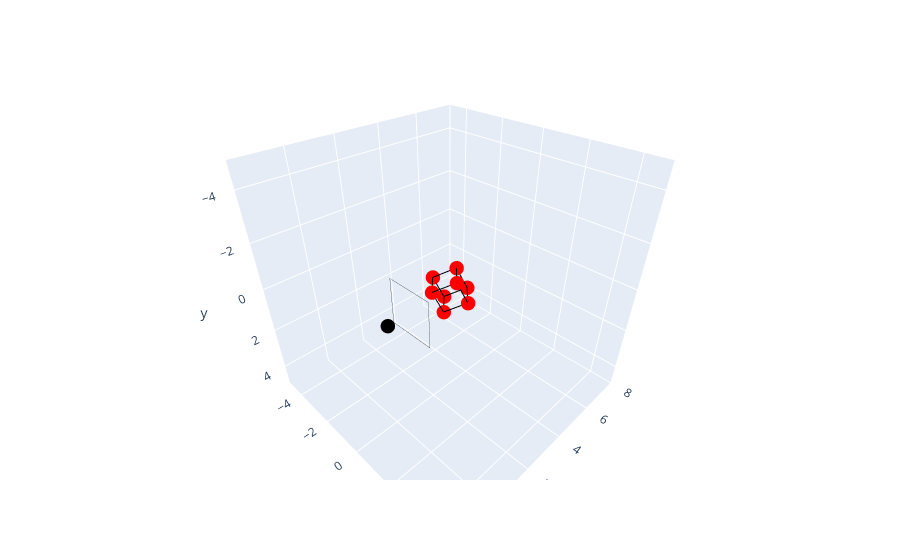

The notebook cell saved with this chart:
### Code cell
fig = go.Figure()
plot_cube(vertices=vertices, edges=edges, fig=fig)

draw_image_plane(fig)

# Plot camera center
fig.add_trace(go.Scatter3d(x=[0], y=[0], z=[0], mode='markers', marker=dict(size=5, color='black'), showlegend=False))
fig.update_layout(
    scene=dict(
        aspectmode='manual',
        aspectratio=dict(x=1, y=1, z=1), # equal scaling for all axes
        xaxis=dict(range=[-5,5]),
        yaxis=dict(range=[-5,5]),
        zaxis=dict(range=[-2,8]),
        camera=dict(
            eye=dict(x=1,y=-1,z=-1),
            center=dict(x=0,y=0,z=0),
            up=dict(x=0,y=-1,z=0)
        )
    )
)

fig.show()

### Figure 1 — Plotly figure (JSON) as saved in the notebook; plotly's stock layout.template omitted (floating-point values rounded to 4 significant figures)
{"data": [{"marker": {"color": "red", "size": 5}, "mode": "markers", "showlegend": false, "type": "scatter3d", "x": [-0.8234, -0.1163, 0.1825, -0.5246, -0.1825, 0.5246, 0.8234, 0.1163], "y": [-0.2418, -0.2418, 0.6645, 0.6645, -0.6645, -0.6645, 0.2418, 0.2418], "z": [2.884, 2.177, 2.475, 3.183, 3.525, 2.817, 3.116, 3.823]}, {"line": {"color": "black"}, "mode": "lines", "showlegend": false, "type": "scatter3d", "x": [-0.8234, -0.1163], "y": [-0.2418, -0.2418], "z": [2.884, 2.177]}, {"line": {"color": "black"}, "mode": "lines", "showlegend": false, "type": "scatter3d", "x": [-0.1163, 0.1825], "y": [-0.2418, 0.6645], "z": [2.177, 2.475]}, {"line": {"color": "black"}, "mode": "lines", "showlegend": false, "type": "scatter3d", "x": [0.1825, -0.5246], "y": [0.6645, 0.6645], "z": [2.475, 3.183]}, {"line": {"color": "black"}, "mode": "lines", "showlegend": false, "type": "scatter3d", "x": [-0.5246, -0.8234], "y": [0.6645, -0.2418], "z": [3.183, 2.884]}, {"line": {"color": "black"}, "mode": "lines", "showlegend": false, "type": "scatter3d", "x": [-0.1825, 0.5246], "y": [-0.6645, -0.6645], "z": [3.525, 2.817]}, {"line": {"color": "black"}, "mode": "lines", "showlegend": false, "type": "scatter3d", "x": [0.5246, 0.8234], "y": [-0.6645, 0.2418], "z": [2.817, 3.116]}, {"line": {"color": "black"}, "mode": "lines", "showlegend": false, "type": "scatter3d", "x": [0.8234, 0.1163], "y": [0.2418, 0.2418], "z": [3.116, 3.823]}, {"line": {"color": "black"}, "mode": "lines", "showlegend": false, "type": "scatter3d", "x": [0.1163, -0.1825], "y": [0.2418, -0.6645], "z": [3.823, 3.525]}, {"line": {"color": "black"}, "mode": "lines", "showlegend": false, "type": "scatter3d", "x": [-0.8234, -0.1825], "y": [-0.2418, -0.6645], "z": [2.884, 3.525]}, {"line": {"color": "black"}, "mode": "lines", "showlegend": false, "type": "scatter3d", "x": [-0.1163, 0.5246], "y": [-0.2418, -0.6645], "z": [2.177, 2.817]}, {"line": {"color": "black"}, "mode": "lines", "showlegend": false, "type": "scatter3d", "x": [0.1825, 0.8234], "y": [0.6645, 0.2418], "z": [2.475, 3.116]}, {"line": {"color": "black"}, "mode": "lines", "showlegend": false, "type": "scatter3d", "x": [-0.5246, 0.1163], "y": [0.6645, 0.2418], "z": [3.183, 3.823]}, {"line": {"color": "black", "width": 0.5}, "mode": "lines", "showlegend": false, "type": "scatter3d", "x": [-1, 1], "y": [-1, -1], "z": [1, 1]}, {"line": {"color": "black", "width": 0.5}, "mode": "lines", "showlegend": false, "type": "scatter3d", "x": [1, 1], "y": [-1, 1], "z": [1, 1]}, {"line": {"color": "black", "width": 0.5}, "mode": "lines", "showlegend": false, "type": "scatter3d", "x": [1, -1], "y": [1, 1], "z": [1, 1]}, {"line": {"color": "black", "width": 0.5}, "mode": "lines", "showlegend": false, "type": "scatter3d", "x": [-1, -1], "y": [1, -1], "z": [1, 1]}, {"marker": {"color": "black", "size": 5}, "mode": "markers", "showlegend": false, "type": "scatter3d", "x": [0], "y": [0], "z": [0]}], "layout": {"scene": {"aspectmode": "manual", "aspectratio": {"x": 1, "y": 1, "z": 1}, "camera": {"center": {"x": 0, "y": 0, "z": 0}, "eye": {"x": 1, "y": -1, "z": -1}, "up": {"x": 0, "y": -1, "z": 0}}, "xaxis": {"range": [-5, 5]}, "yaxis": {"range": [-5, 5]}, "zaxis": {"range": [-2, 8]}}}}
